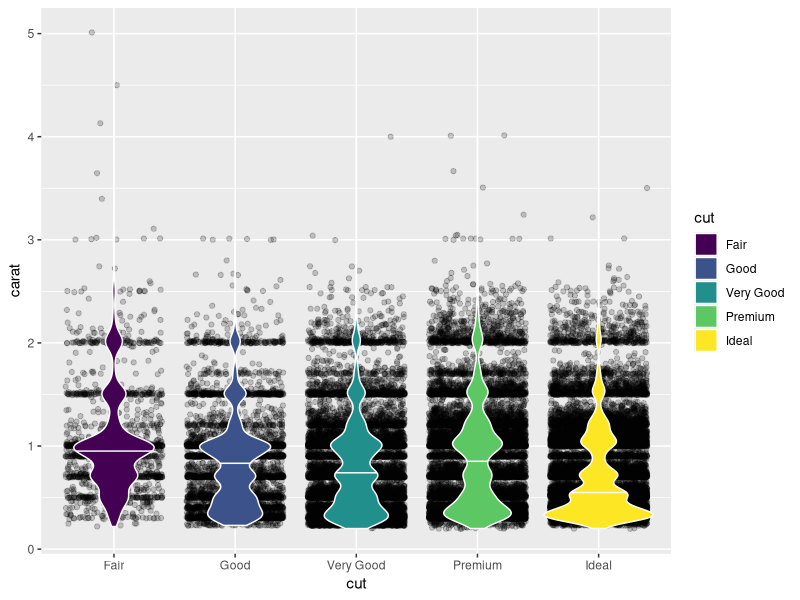
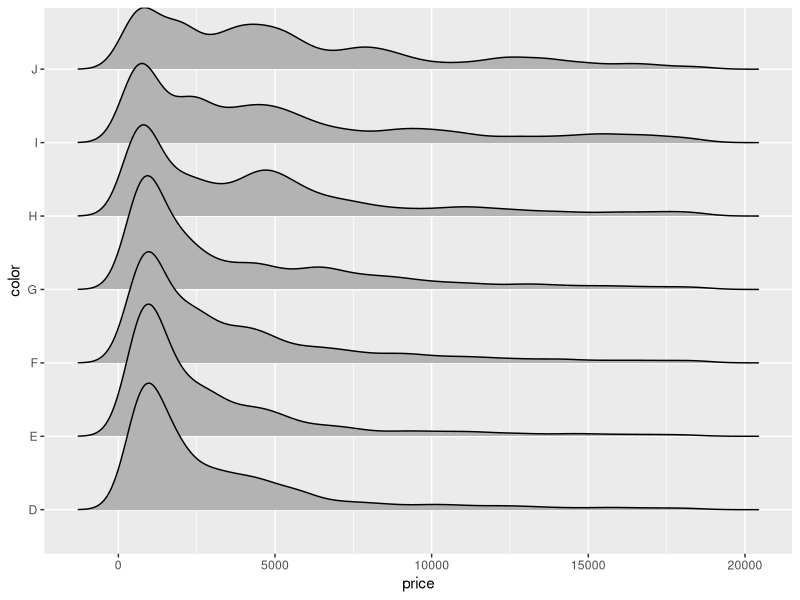
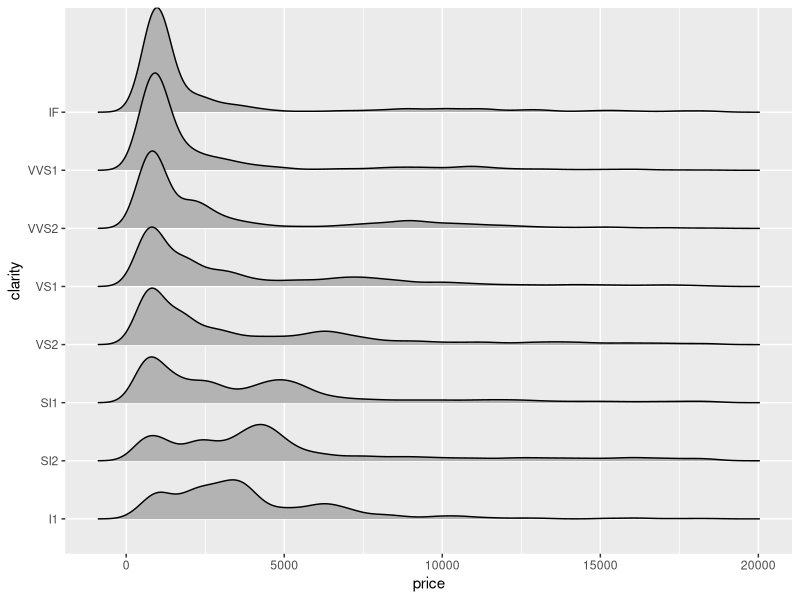
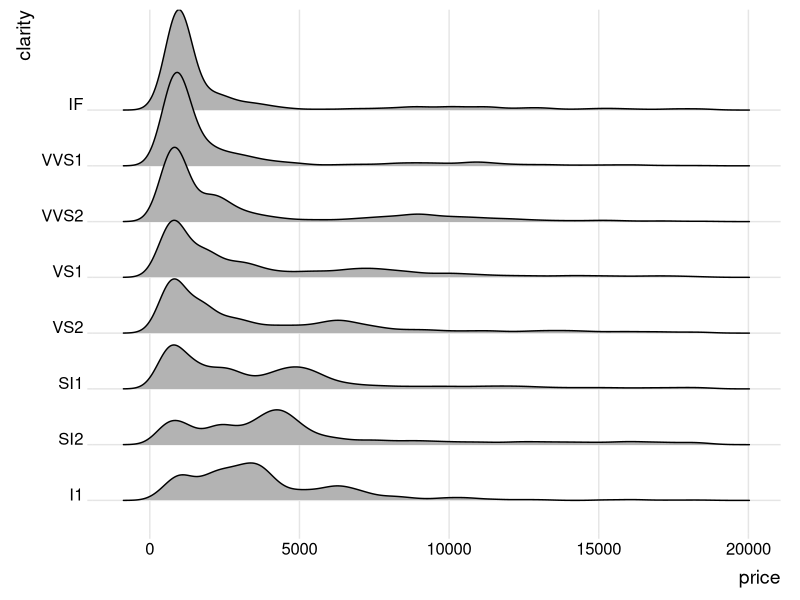
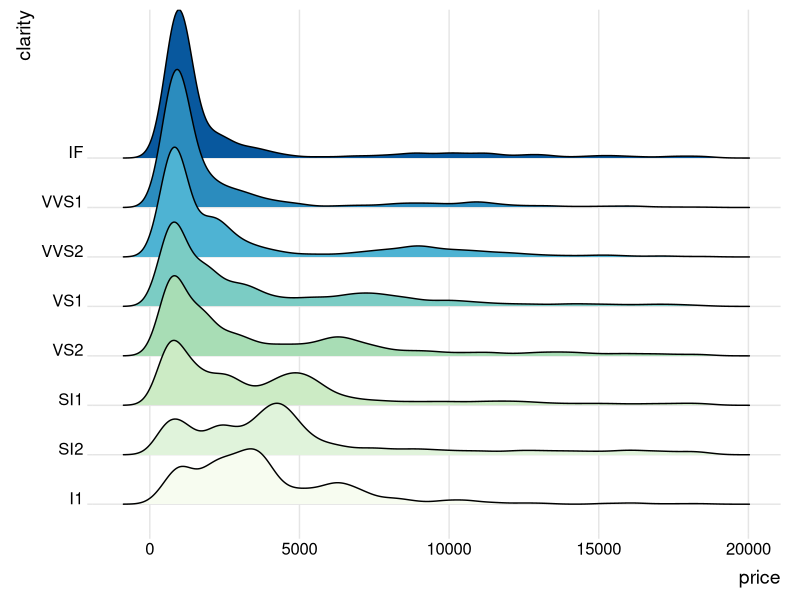
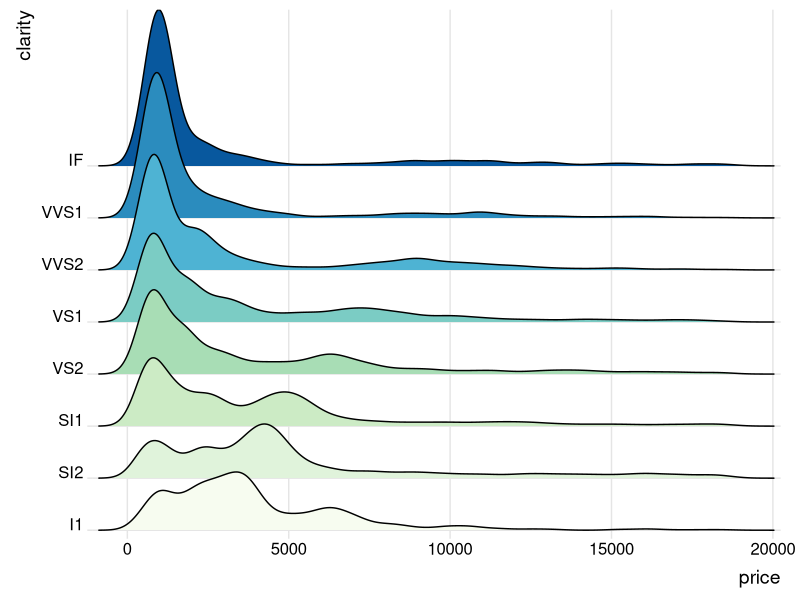
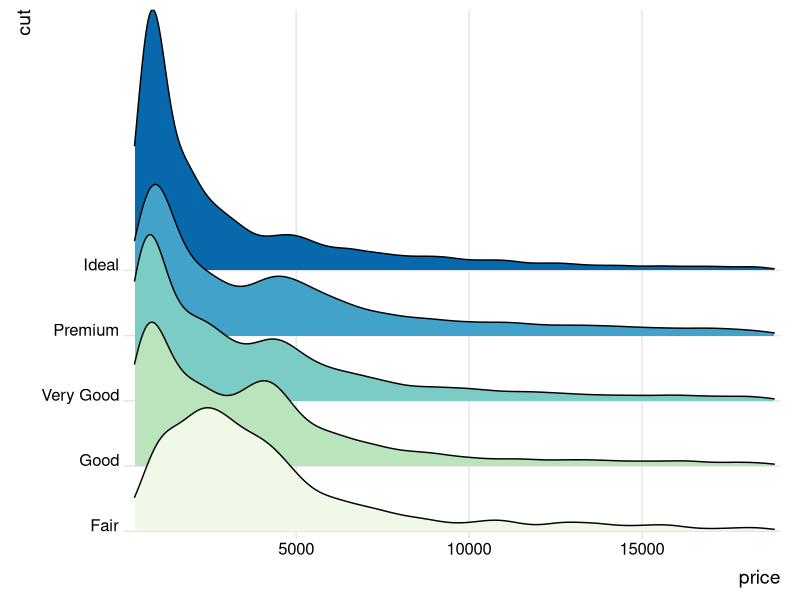
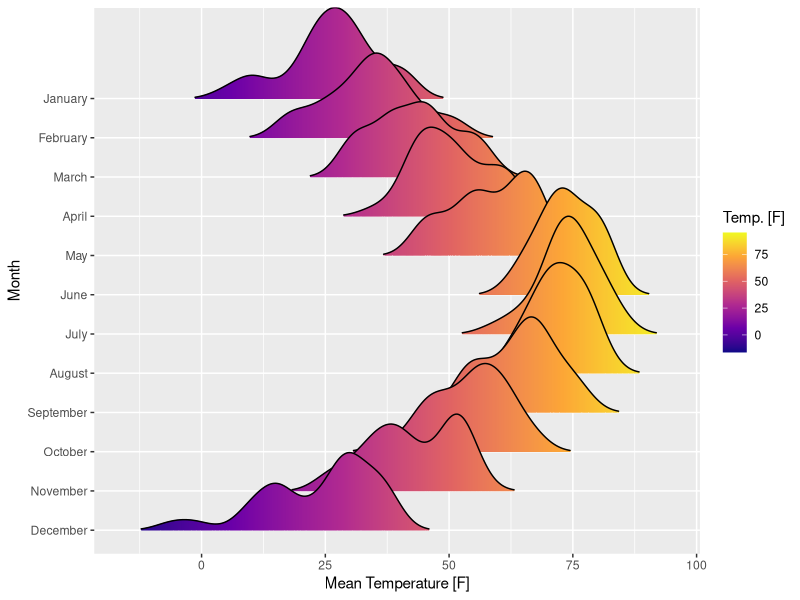

Here is the R script that generated these plots, in order:
library(tidyverse)

ggplot(diamonds, aes(cut, carat, fill = cut)) + 
  geom_jitter(alpha = .2) + 
  geom_violin(draw_quantiles = .5, color = 'white') 

diamonds %>% 
  group_by(cut) %>% 
  summarise(n = n(),
            me_price = median(price),
            min_price = min(price),
            max_price = max(price),
            me_carat = median(carat),
            min_carat = min(carat),
            max_carat = max(carat)) %>% 
  knitr::kable()


# Density ridgeline plots
# https://cran.r-project.org/web/packages/ggridges/vignettes/introduction.html

library(ggridges)

ggplot(diamonds, aes(price, color)) +
  geom_density_ridges()

ggplot(diamonds, aes(price, clarity)) +
  geom_density_ridges()

ggplot(diamonds, aes(price, clarity)) +
  geom_density_ridges() +
  theme_ridges()

ggplot(diamonds, aes(price, clarity, fill = clarity)) +
  geom_density_ridges(scale = 3) +
  scale_fill_brewer(palette = 4) +
  theme_ridges() + theme(legend.position = 'none')

ggplot(diamonds, aes(price, clarity, fill = clarity)) +
  geom_density_ridges(scale = 3) +
  scale_y_discrete(expand = c(0.01, 0)) +
  scale_x_continuous(expand = c(0.01, 0)) +
  scale_fill_brewer(palette = 4) +
  theme_ridges() + theme(legend.position = 'none')

ggplot(diamonds, aes(x = price, y = cut, fill = cut, height = ..density..)) +
  geom_density_ridges(scale = 4, stat = "density") +
  scale_y_discrete(expand = c(0.01, 0)) +
  scale_x_continuous(expand = c(0.01, 0)) +
  scale_fill_brewer(palette = 4) +
  theme_ridges() + theme(legend.position = "none")

# Varying fill colors along the x axis

ggplot(lincoln_weather, aes(x = `Mean Temperature [F]`, y = `Month`, fill = ..x..)) +
  geom_density_ridges_gradient(scale = 3, rel_min_height = 0.01) +
  scale_fill_viridis_c(name = "Temp. [F]", option = "C")

ggplot(diamonds, aes(x = price, y = cut, fill = ..x..)) +
  geom_density_ridges_gradient(scale = 2, rel_min_height = .01, alpha = .2) +
  scale_fill_viridis_c() +
  theme_ridges() + theme(legend.position = "none")
  
# Quantile lines and coloring by quantiles or probabilities

ggplot(diamonds, aes(price, cut)) +
  stat_density_ridges(quantile_lines = TRUE)

ggplot(diamonds, aes(price, cut)) +
  stat_density_ridges(quantile_lines = TRUE, quantiles = 2)

ggplot(diamonds, aes(price, cut, fill = factor(..quantile..))) +
  stat_density_ridges(geom = "density_ridges_gradient", calc_ecdf = TRUE, quantiles = 4, quantile_lines = TRUE) +
  scale_fill_viridis_d(name = "Quartiles")


ggplot(iris, aes(x=Sepal.Length, y=Species, fill=factor(..quantile..))) +
  stat_density_ridges(geom = "density_ridges_gradient", calc_ecdf = TRUE, quantiles = 4, quantile_lines = TRUE) +
  scale_fill_viridis_d(name = "Quartiles")

ggplot(iris, aes(x=Sepal.Length, y=Species, fill=0.5 - abs(0.5-..ecdf..))) +
  stat_density_ridges(geom = "density_ridges_gradient", calc_ecdf = TRUE) +
  scale_fill_viridis_c(name = "Tail probability", direction = -1)

ggplot(diamonds, aes(x=price, y=cut, fill=0.5 - abs(0.5-..ecdf..))) +
  stat_density_ridges(geom = "density_ridges_gradient", calc_ecdf = TRUE) +
  scale_fill_viridis_c(name = "Tail probability", direction = -1)

# Jittering points

ggplot(sample_n(diamonds, 200), aes(x=price, y=cut)) +
  geom_density_ridges(jittered_points = TRUE)

# simulate a rug

ggplot(sample_n(diamonds, 500), aes(x=price, y=cut)) +
  geom_density_ridges(jittered_points = TRUE,
                      position = position_points_jitter(width = 0.05, height = 0),
                      point_shape = '|', point_size = 3, alpha = 0.7)


# Cyclical scales

ggplot(diamonds, aes(x = price, y = cut, fill = cut)) + 
  geom_density_ridges(scale = 4) + 
  scale_fill_cyclical(values = c("blue", "green"))
